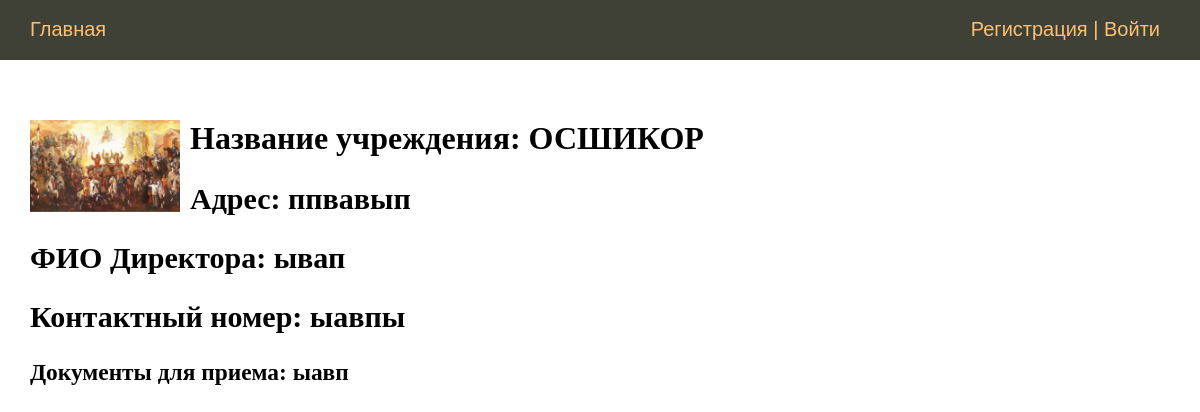
The page /place/osshikor/ on the database its author committed.
### MainApp/models.py (models this page shows, shortened)
class PLACES(models.Model):
    username = models.CharField(max_length=255, verbose_name='Логин')
    gmail = models.CharField(max_length=255, verbose_name='Почта')
    password1 = models.CharField(max_length=255, verbose_name='Пароль')
    password2 = models.CharField(max_length=255, verbose_name='Повторите пароль')
    PLACE_NAME = models.CharField(max_length=255, verbose_name='Название учреждения')
    PLACE_ADRES = models.CharField(max_length=255, verbose_name='Адрес')
    FIO_DIR = models.CharField(max_length=255, verbose_name='ФИО Директора учреждения')
    PLACE_CONTACT_NUMBER = models.CharField(max_length=255, verbose_name='Контактный номер')
    DOCUMENTS_DLYA_PRIEMA = models.CharField(max_length=255, verbose_name='Документы для приема')
    PLACE_PHOTO = models.ImageField(upload_to='photos/%Y/%m/%d/', verbose_name='Фото учреждения')
    time_create = models.DateTimeField(auto_now_add=True)
    time_update = models.DateTimeField(auto_now=True)
    is_published = models.BooleanField(default=True, verbose_name='Опубликовать')
    slug = models.SlugField(max_length=255, unique=True, db_index=True, verbose_name='URL')
    def __str__(self):
        return self.PLACE_NAME
    class Meta:
        verbose_name = 'Учреждения'
        verbose_name_plural = 'Учреждения'
        ordering = ['PLACE_NAME']

### MainApp/views.py (the view)
# urls.py: path('place/<slug:post_slug>/', ShowPost.as_view(), name='post'),
class ShowPost(DataMixin, DetailView):
    model = PLACES
    template_name = 'MainApp/check_places.html'
    slug_url_kwarg = 'post_slug'
    context_object_name = 'posts'
    def get_context_data(self, *, object_list=None, **kwargs):
        context = super().get_context_data(**kwargs)
        c_def = self.get_user_context(title=context['posts'])
        return dict(list(context.items()) + list(c_def.items()))

### MainApp/utils.py (called while the page is built)
        def get_user_context(self, **kwargs):
                context = kwargs
                places = PLACES.objects.all()
                user_menu = menu.copy()
                if not self.request.user.is_authenticated:
                        try:
                                user_menu.pop(1)
                                user_menu.pop(1)
                        except:
                                next
                context['menu'] = user_menu
                return context

### MainApp/templates/MainApp/check_places.html
{% extends 'MainApp/base.html' %}
{% block content %}
<p><img class = "img-article-left thumb" src="{{posts.PLACE_PHOTO.url}}"</p>
<h1>Название учреждения: {{posts.PLACE_NAME}}</h1>
<h2>Адрес: {{posts.PLACE_ADRES}}</h2>
<h2>ФИО Директора: {{posts.FIO_DIR}}</h2>
<h2>Контактный номер: {{posts.PLACE_CONTACT_NUMBER}}</h2>
<h3>Документы для приема: {{posts.DOCUMENTS_DLYA_PRIEMA}}</h3>
{% endblock %}

### MainApp/static/MainApp/css/styles.css (style rules this page uses)
html, body { font-family: 'Arial'; margin: 0; padding: 0; height: 100%; width: 100%; color: #444; }
img { max-width: 600px; height: auto; }
img.img-article-left { max-width: 300px; height: auto; float: left; padding: 0 10px 10px 0; }
img.img-article-left.thumb { max-width: 150px; height: auto; }
.content-text h1 { font-size: 32px; }

### rows shown on the page
PLACES: PLACE_PHOTO (picture), PLACE_NAME "ОСШИКОР", PLACE_ADRES "ппвавып", FIO_DIR "ывап", PLACE_CONTACT_NUMBER "ыавпы", DOCUMENTS_DLYA_PRIEMA "ыавп"

### other values the page prints
{{ m.title }} "Главная"
